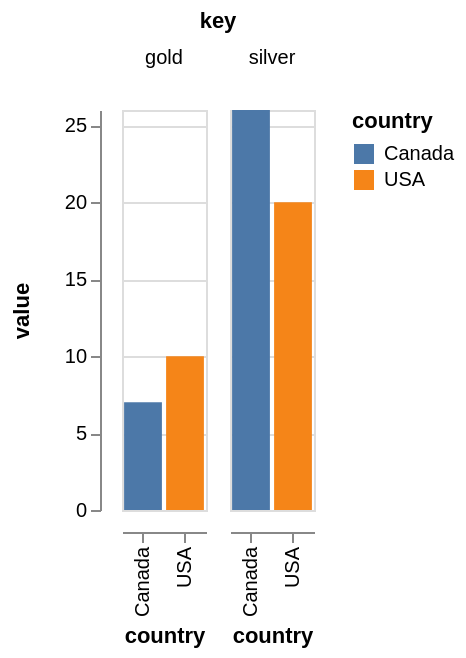

Express this chart as Vega-Lite.
### Vega specification from a JSON file in a GitHub repository (floating-point values rounded to 4 significant figures)
{"$schema": "https://vega.github.io/schema/vega/v3.json", "autosize": "pad", "padding": 5, "data": [{"name": "source_0", "values": [{"country": "USA", "gold": 10, "silver": 20}, {"country": "Canada", "gold": 7, "silver": 26}]}, {"name": "data_0", "source": "source_0", "transform": [{"type": "fold", "fields": ["gold", "silver"], "as": ["key", "value"]}, {"type": "filter", "expr": "datum[\"value\"] !== null && !isNaN(datum[\"value\"])"}]}, {"name": "column_domain", "source": "data_0", "transform": [{"type": "aggregate", "groupby": ["key"]}]}], "signals": [{"name": "x_step", "value": 21}, {"name": "child_width", "update": "bandspace(domain('x').length, 0.1, 0.05) * x_step"}, {"name": "child_height", "value": 200}], "layout": {"padding": {"row": 10, "column": 10}, "offset": 10, "columns": {"signal": "length(data('column_domain'))"}, "bounds": "full", "align": "all"}, "marks": [{"name": "column_title", "role": "column-title", "type": "group", "marks": [{"type": "text", "role": "column-title-text", "style": "guide-title", "encode": {"update": {"align": {"value": "center"}, "text": {"value": "key"}}}}]}, {"name": "row_header", "type": "group", "role": "row-header", "encode": {"update": {"height": {"signal": "child_height"}}}, "axes": [{"scale": "y", "orient": "left", "grid": false, "title": "value", "labelOverlap": true, "tickCount": {"signal": "ceil(child_height/40)"}, "zindex": 1}]}, {"name": "column_header", "type": "group", "role": "column-header", "from": {"data": "column_domain"}, "sort": {"field": "datum[\"key\"]", "order": "ascending"}, "title": {"text": {"signal": "''+parent[\"key\"]"}, "offset": 10, "orient": "top", "style": "guide-label"}, "encode": {"update": {"width": {"signal": "child_width"}}}}, {"name": "column_footer", "type": "group", "role": "column-footer", "from": {"data": "column_domain"}, "sort": {"field": "datum[\"key\"]", "order": "ascending"}, "encode": {"update": {"width": {"signal": "child_width"}}}, "axes": [{"scale": "x", "orient": "bottom", "grid": false, "title": "country", "encode": {"labels": {"update": {"angle": {"value": 270}, "align": {"value": "right"}, "baseline": {"value": "middle"}}}}, "zindex": 1}]}, {"name": "cell", "type": "group", "style": "cell", "from": {"facet": {"name": "facet", "data": "data_0", "groupby": ["key"]}}, "sort": {"field": ["datum[\"key\"]"], "order": ["ascending"]}, "encode": {"update": {"width": {"signal": "child_width"}, "height": {"signal": "child_height"}}}, "marks": [{"name": "child_marks", "type": "rect", "style": ["bar"], "from": {"data": "facet"}, "encode": {"update": {"fill": {"scale": "color", "field": "country"}, "x": {"scale": "x", "field": "country"}, "width": {"scale": "x", "band": true}, "y": {"scale": "y", "field": "value"}, "y2": {"scale": "y", "value": 0}}}}], "axes": [{"scale": "y", "orient": "left", "grid": true, "tickCount": {"signal": "ceil(child_height/40)"}, "gridScale": "x", "domain": false, "labels": false, "maxExtent": 0, "minExtent": 0, "ticks": false, "zindex": 0}]}], "scales": [{"name": "x", "type": "band", "domain": {"data": "data_0", "field": "country", "sort": true}, "range": {"step": {"signal": "x_step"}}, "paddingInner": 0.1, "paddingOuter": 0.05}, {"name": "y", "type": "linear", "domain": {"data": "data_0", "field": "value"}, "range": [{"signal": "child_height"}, 0], "nice": true, "zero": true}, {"name": "color", "type": "ordinal", "domain": {"data": "data_0", "field": "country", "sort": true}, "range": "category"}], "legends": [{"fill": "color", "title": "country", "encode": {"symbols": {"update": {"shape": {"value": "square"}}}}}], "config": {"axisY": {"minExtent": 30}}}
